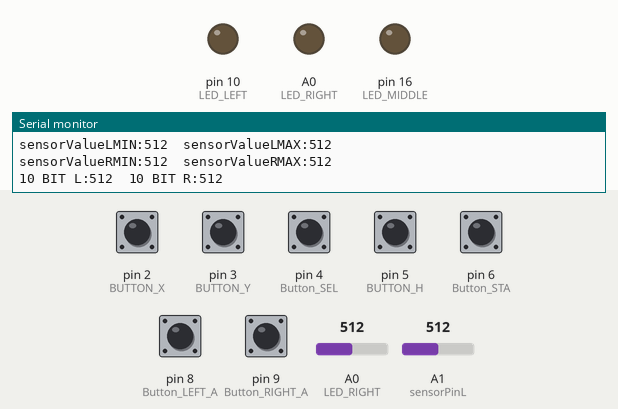
Bench run of a sketch on a simulated Arduino Uno, built with avr-gcc and run on an emulated ATmega328P. Shown: output pins drawn as LEDs (lit = HIGH), the last lines printed to the serial monitor. The test bench sets the inputs (shaded band); at power-on: pin 2 (BUTTON_X), pin 3 (BUTTON_Y), pin 4 (Button_SEL), pin 5 (BUTTON_H), pin 6 (Button_STA), pin 8 (Button_LEFT_A), pin 9 (Button_RIGHT_A) LOW, A0 (LED_RIGHT) = 512, A1 (sensorPinL) = 512. USB keyboard and mouse output is not drawn.

Above: at 1.2 s.
1.3 s: pin 5 (BUTTON_H) pulled HIGH for 0.35 s
At 1.72 s:
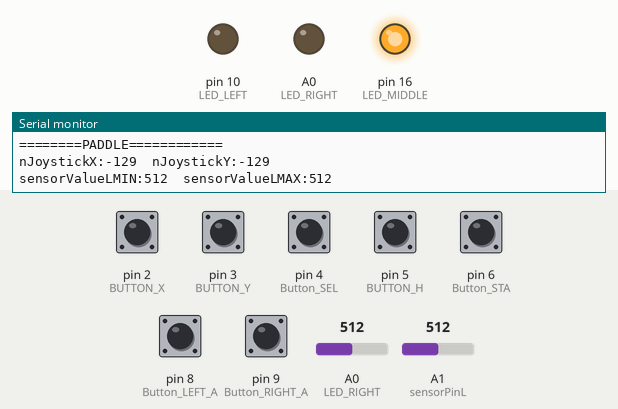
3.3 s: A0 (LED_RIGHT) set to 306
6.3 s: A1 (sensorPinL) set to 0
9.3 s: A1 (sensorPinL) set to 192
12.3 s: A1 (sensorPinL) set to 222
At 13.5 s:
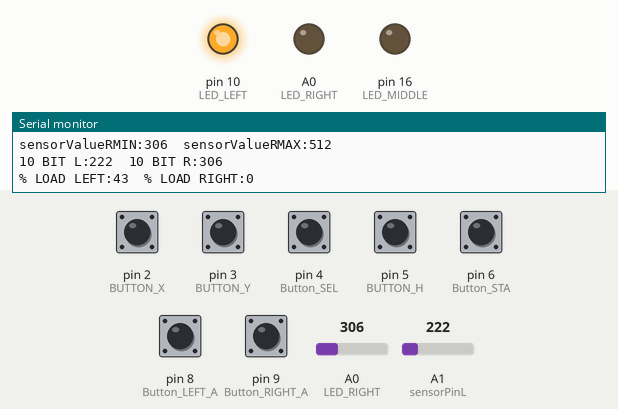
13.8 s: pin 5 (BUTTON_H) pulled HIGH for 1 s
At 14.5 s:
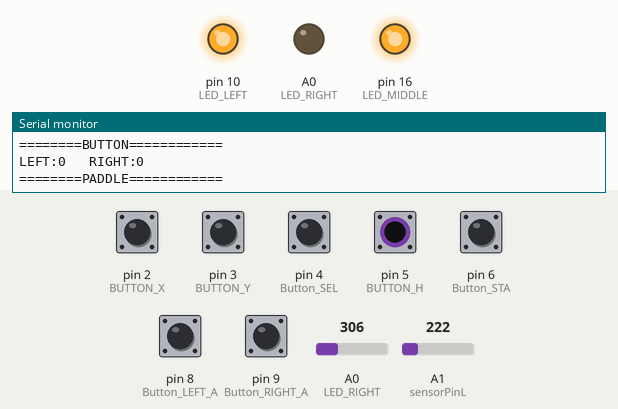
Timing chart, 0 to 16.8 s (numbered marks = the images above; inputs shaded):
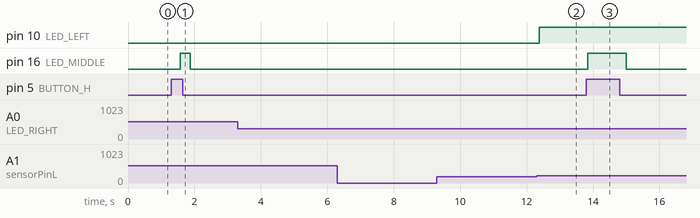

The sketch:

HW_TEST_ButtonLR_PaddleLR_HID_DOUBLE_T2V04.ino
```cpp
// #include <HID.h>
/*
  HW_TEST_ButtonLR_PaddleLR_HID_V02

  make LED LIGHT when at ZERO

*/
//=================================================================
#include <Joystick.h>
#define JOYSTICK_COUNT 2
// Create the Joystick*
/*
Joystick_ Joystick(JOYSTICK_DEFAULT_REPORT_ID,JOYSTICK_TYPE_GAMEPAD,
  7, 0,                  // Button Count, Hat Switch Count
  true, true, false,     // X and Y, but no Z Axis
  true, true, false,   // No Rx, Ry, or Rz
  false, false,          // No rudder or throttle
  false, false, false);  // No accelerator, brake, or steering
*/
Joystick_ Joystick[JOYSTICK_COUNT] = {
  Joystick_(0x03, JOYSTICK_TYPE_GAMEPAD, 7, 0, true, false, false, false, false, false, false, false, false, false, false),
  Joystick_(0x04, JOYSTICK_TYPE_JOYSTICK, 1, 0, true, false, false, false, false, false, false, false, false, false, false)
};
//=================================================================
// constants won't change. They're used here to set pin numbers:
const int Button_LEFT_A = 8;  // the number of the pushbutton pin
const int LED_LEFT = 10;    // the number of the LED pin

const int Button_RIGHT_A = 9;  // the number of the pushbutton pin
const int LED_RIGHT = 14;    // the number of the LED pin

// variables will change:
int Button_State_LEFT = 0;  // variable for reading the pushbutton status
int Button_State_RIGHT = 0;

//=================================================================
const int Button_SEL = 4;
const int Button_STA = 6;
const int BUTTON_X = 2;
const int BUTTON_Y = 3;
const int BUTTON_H = 5;

 int State_Button_SEL = 0;
 int State_Button_STA = 0;
 int State_BUTTON_X = 0;
 int State_BUTTON_Y = 0;
 int State_BUTTON_H = 0;
//=================================================================

int sensorPinR = A0;   // select the input pin for the potentiometer
int LED_MIDDLE = 16;      // select the pin for the LED
long sensorValueR = 0;  // variable to store the value coming from the sensor

int sensorPinL = A1;   // select the input pin for the potentiometer
//int LED_MIDDLE = 16;      // select the pin for the LED
long sensorValueL = 0;  // variable to store the value coming from the sensor
long sensorMinValue= 300;

long sensorValueRMAX = 0;
long sensorValueRMIN = 1024;
long sensorValueLMAX = 0;
long sensorValueLMIN = 1024;

long nJoystickX = 0;
long nJoystickY = 0;

const int nJOY_Range = 127;  // the number of the pushbutton pin

//=================================================================
void setup() {

    // Set Range Values
  Joystick[0].setXAxisRange(-nJOY_Range, nJOY_Range);
  Joystick[0].setYAxisRange(-nJOY_Range, nJOY_Range);

  Joystick[1].setXAxisRange(-nJOY_Range, nJOY_Range);
  Joystick[1].setYAxisRange(-nJOY_Range, nJOY_Range);

  pinMode(LED_LEFT, OUTPUT);// initialize the LED pin as an output:
  pinMode(LED_RIGHT, OUTPUT);// initialize the LED pin as an output:
  pinMode(LED_MIDDLE, OUTPUT);
  pinMode(LED_MIDDLE, OUTPUT);

  pinMode(Button_LEFT_A, INPUT);// initialize the pushbutton pin as an input:
  pinMode(Button_RIGHT_A, INPUT);// initialize the pushbutton pin as an input:

  pinMode(Button_SEL, INPUT);// initialize the pushbutton pin as an input:
  pinMode(Button_STA, INPUT);// initialize the pushbutton pin as an input:
  pinMode(BUTTON_X, INPUT);// initialize the pushbutton pin as an input:
  pinMode(BUTTON_Y, INPUT);// initialize the pushbutton pin as an input:
  pinMode(BUTTON_H, INPUT);// initialize the pushbutton pin as an input:

	// Initialize Joystick Library
  Joystick[0].begin();
  Joystick[1].begin();

  //Initiate Serial communication.
  Serial.begin(9600);

  }
//=================================================================
//===================================================================


	long nLoadLEFT=80;			// 0-100 %
  long nLoadRIGHT=80;			// 0-100 %
	long nPWM_period=10;  // length of on off pulses

//===================================================================
void loop()
{
  //===============================================================
  // Program SETUP

  bool bDEBUG=true;
  bool bDEBUG_LED=true;

  if (bDEBUG) {delay(100);}  // slow down the program for debuging

//==================================================================
// Fire Buutons READ & WRITE
//==================================================================
  // read the state of the pushbutton value:
  // check if the pushbutton is pressed. If it is, the buttonState is HIGH:
  Button_State_LEFT = digitalRead(Button_LEFT_A);
  if (Button_State_LEFT == HIGH)
        {
          // turn LED on:
          if (bDEBUG_LED) {digitalWrite(LED_LEFT, HIGH);}
          Joystick[0].setButton(0, 1);
        } else
        {
          // turn LED off:
         if (bDEBUG_LED) {digitalWrite(LED_LEFT, LOW);}
          Joystick[0].setButton(0, 0);
        }
//------------------------------------------------------------------
  Button_State_RIGHT = digitalRead(Button_RIGHT_A);
  if (Button_State_RIGHT == HIGH)
        {
          // turn LED on:
          if (bDEBUG_LED) {digitalWrite(LED_RIGHT, HIGH);}
          Joystick[0].setButton(1, 1);
        } else
        {
          // turn LED off:
          if (bDEBUG_LED) {digitalWrite(LED_RIGHT, LOW);}
          Joystick[0].setButton(1, 0);
        }
//------------------------------------------------------------------
  State_Button_SEL = digitalRead(Button_SEL);
  if (State_Button_SEL == HIGH)
        {
          Joystick[0].setButton(2, 1);
          if (bDEBUG_LED) {digitalWrite(LED_MIDDLE, HIGH);}
        } else
        {
          Joystick[0].setButton(2, 0);
          if (bDEBUG_LED) {digitalWrite(LED_MIDDLE, LOW);}
        }
 //------------------------------------------------------------------
  State_Button_STA = digitalRead(Button_STA);
  if (State_Button_STA == HIGH)
        {
          Joystick[0].setButton(3, 1);
          if (bDEBUG_LED) {digitalWrite(LED_MIDDLE, HIGH);}
        } else
        {
          Joystick[0].setButton(3, 0);
          if (bDEBUG_LED) {digitalWrite(LED_MIDDLE, LOW);}
        }
  //------------------------------------------------------------------
  State_BUTTON_X = digitalRead(BUTTON_X);
  if (State_BUTTON_X == HIGH)
        {
          Joystick[0].setButton(4, 1);
          if (bDEBUG_LED) {digitalWrite(LED_MIDDLE, HIGH);}
        } else
        {
          Joystick[0].setButton(4, 0);
          if (bDEBUG_LED) {digitalWrite(LED_MIDDLE, LOW);}
        }
        //------------------------------------------------------------------
  State_BUTTON_Y = digitalRead(BUTTON_Y);
  if (State_BUTTON_Y == HIGH)
        {
          Joystick[0].setButton(5, 1);
          if (bDEBUG_LED) {digitalWrite(LED_MIDDLE, HIGH);}
        } else
        {
          Joystick[0].setButton(5, 0);
          if (bDEBUG_LED) {digitalWrite(LED_MIDDLE, LOW);}
        }
//------------------------------------------------------------------
  State_BUTTON_H = digitalRead(BUTTON_H);
  if (State_BUTTON_H == HIGH)
        {
          Joystick[0].setButton(6, 1);
          if (bDEBUG_LED) {digitalWrite(LED_MIDDLE, HIGH);}
        } else
        {
          Joystick[0].setButton(6, 0);
          if (bDEBUG_LED) {digitalWrite(LED_MIDDLE, LOW);}
        }
//------------------------------------------------------------------
//==================================================================
// Analog Paddle
// Long variables are extended size variables for number storage, and store 32 bits (4 bytes), from -2,147,483,648 to 2,147,483,647.
//==================================================================

   // read the value from the sensor:
  sensorValueR = analogRead(sensorPinR);
  sensorValueL = analogRead(sensorPinL);

  if (sensorValueR > sensorValueRMAX) {  sensorValueRMAX=sensorValueR;}  // initial 0
  if (sensorValueR < sensorValueRMIN) {  sensorValueRMIN=sensorValueR;}   // initial 1024

  if (sensorValueL > sensorValueLMAX) {  sensorValueLMAX=sensorValueL;}
  if (sensorValueL < sensorValueLMIN) {  sensorValueLMIN=sensorValueL;}


 nJoystickX=(-nJOY_Range+nLoadLEFT*nJOY_Range/50);  // 50 = 100 / 2
 nJoystickY=(-nJOY_Range+nLoadRIGHT*nJOY_Range/50);

  Joystick[0].setXAxis( 1 * nJoystickX);
  Joystick[1].setYAxis(1 * nJoystickY);

  sensorMinValue=300;
  nLoadLEFT=((sensorValueL-sensorValueLMIN)*100/(sensorValueLMAX-sensorValueLMIN));  // 1024 * 100 = 102`400
  nLoadRIGHT=((sensorValueR-sensorValueRMIN)*100/(sensorValueRMAX-sensorValueRMIN)) ;

  if (nLoadRIGHT > 40 && nLoadRIGHT < 60) {  digitalWrite(LED_RIGHT, HIGH);} else{digitalWrite(LED_RIGHT, LOW);}
  if (nLoadLEFT > 40 && nLoadLEFT <60) {  digitalWrite(LED_LEFT, HIGH);} else{digitalWrite(LED_LEFT, LOW);}

//============================================================================================
  if (bDEBUG) {  Serial.print("\n========BUTTON============\n"); }

  if (bDEBUG) {  Serial.print("LEFT:" );}
  if (bDEBUG) {  Serial.print(Button_State_LEFT);}
  if (bDEBUG) {  Serial.print("   RIGHT:" );}
  if (bDEBUG) {  Serial.print(Button_State_RIGHT);}

  if (bDEBUG) {  Serial.print("\n========PADDLE============\n");}

 if (bDEBUG) {  Serial.println(); }
  if (bDEBUG) {  Serial.print("nJoystickX:");}
  if (bDEBUG) {  Serial.print(nJoystickX);}
  if (bDEBUG) {  Serial.print("  nJoystickY:");}
  if (bDEBUG) {  Serial.print(nJoystickY);}

 if (bDEBUG) {  Serial.println(); }
  if (bDEBUG) {  Serial.print("sensorValueLMIN:");}
  if (bDEBUG) {  Serial.print(sensorValueLMIN);}
  if (bDEBUG) {  Serial.print("  sensorValueLMAX:");}
  if (bDEBUG) {  Serial.print(sensorValueLMAX);}

 if (bDEBUG) {  Serial.println(); }
  if (bDEBUG) {  Serial.print("sensorValueRMIN:");}
  if (bDEBUG) {  Serial.print(sensorValueRMIN);}
  if (bDEBUG) {  Serial.print("  sensorValueRMAX:");}
  if (bDEBUG) {  Serial.print(sensorValueRMAX);}

 if (bDEBUG) {  Serial.println(); }
  if (bDEBUG) {  Serial.print("10 BIT L:");}
  if (bDEBUG) {  Serial.print(sensorValueL);}
  if (bDEBUG) {  Serial.print("\t"); }
  if (bDEBUG) {  Serial.print("10 BIT R:");}
  if (bDEBUG) {  Serial.print(sensorValueR);}

  if (bDEBUG) {  Serial.println(); }

 if (bDEBUG) {  Serial.print("% LOAD LEFT:" );}
  if (bDEBUG) {  Serial.print(nLoadLEFT);}
  if (bDEBUG) {  Serial.print("\t"); }
  if (bDEBUG) {  Serial.print("% LOAD RIGHT:" );}
  if (bDEBUG) {  Serial.print(nLoadRIGHT);}
  if (bDEBUG) {  Serial.print("\t");}
  if (bDEBUG) {  Serial.println();   }


//============================================================================================
}
```

Joystick.h
```cpp
// (licence header left out)
#ifndef JOYSTICK_h
#define JOYSTICK_h

#include "HID.h"

#if ARDUINO < 10606
#error The Joystick library requires Arduino IDE 1.6.6 or greater. Please update your IDE.
#endif

#if ARDUINO > 10606
#if !defined(USBCON)
#error The Joystick library can only be used with a USB MCU (e.g. Arduino Leonardo, Arduino Micro, etc.).
#endif
#endif

#if !defined(_USING_HID)

#warning "Using legacy HID core (non pluggable)"

#else

//================================================================================
//================================================================================
//  Joystick (Gamepad)

class Joystick_
{
private:
	bool     autoSendState;
	int8_t	 xAxis;
	int8_t	 yAxis;
	int8_t	 zAxis;
	int16_t	 xAxisRotation;
	int16_t	 yAxisRotation;
	int16_t	 zAxisRotation;
	uint32_t buttons;
	uint8_t  throttle;
	uint8_t  rudder;
	int16_t	 hatSwitch[2];

public:
	Joystick_();

	void begin(bool initAutoSendState = true);
	void end();

	void setXAxis(int8_t value);
	void setYAxis(int8_t value);
	void setZAxis(int8_t value);

	void setXAxisRotation(int16_t value);
	void setYAxisRotation(int16_t value);
	void setZAxisRotation(int16_t value);

	void setButton(uint8_t button, uint8_t value);
	void pressButton(uint8_t button);
	void releaseButton(uint8_t button);

	void setThrottle(uint8_t value);
	void setRudder(uint8_t value);

	void setHatSwitch(int8_t hatSwitch, int16_t value);

	void sendState();
};
extern Joystick_ Joystick;

#endif
#endif
```

Measured:
- after the input at 1.3 s, pin 16 (LED_MIDDLE): LOW → HIGH after 0.27 s, → LOW 0.30 s later
- after the input at 12.3 s, pin 10 (LED_LEFT): LOW → HIGH after 0.09 s
- after the input at 13.8 s, pin 16 (LED_MIDDLE): LOW → HIGH at once, → LOW 1.2 s later
